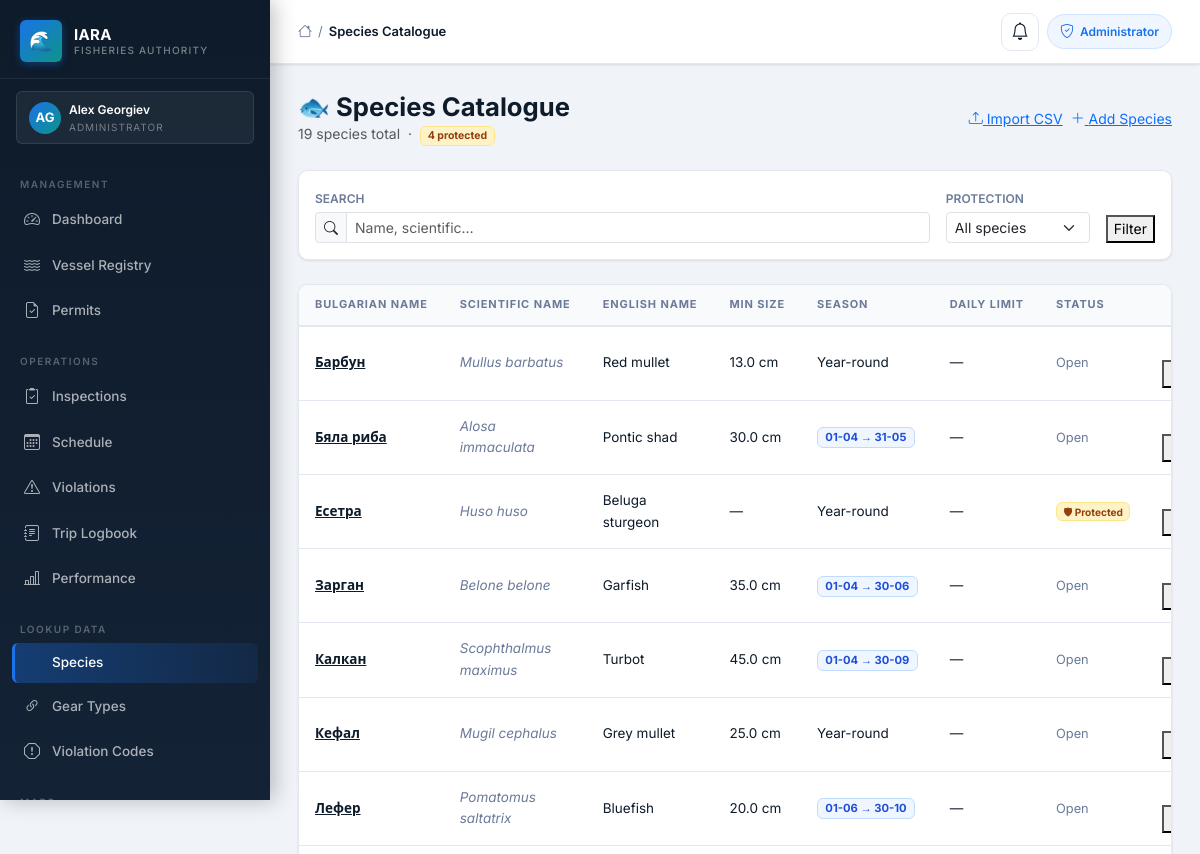
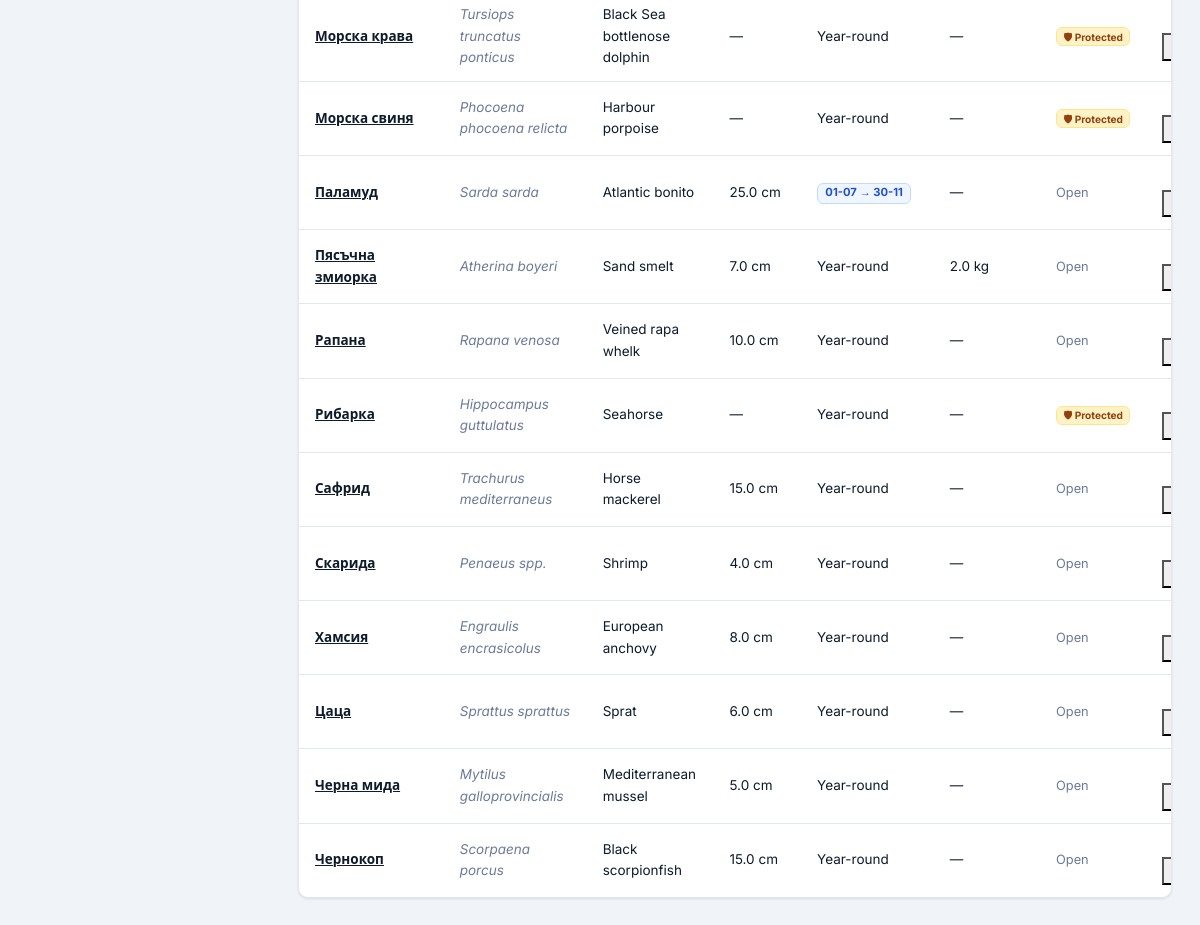
Screenshot of /admin/lookup/species (signed in) with the database file from the repository (2 pictures, top to bottom).
### iara_app/models.py (models this page shows, shortened)
class User(UserMixin, db.Model):
    __tablename__ = "users"
    id = db.Column(db.Integer, primary_key=True)
    first_name = db.Column(db.String(50), nullable=False)
    last_name = db.Column(db.String(50), nullable=False)
    email = db.Column(db.String(120), unique=True, nullable=False)
    phone = db.Column(db.String(20), nullable=False)
    role = db.Column(db.String(50), nullable=False)
    password_hash = db.Column(db.String(128), nullable=False)
    vessel_registration = db.Column(db.String(50))
    fishing_permit_number = db.Column(db.String(50))
    inspector_id = db.Column(db.Integer, db.ForeignKey("users.id"), nullable=True)
    id_number = db.Column(db.String(50))
    age_category = db.Column(db.String(20))
    created_at = db.Column(db.DateTime, default=datetime.utcnow)
    is_active = db.Column(db.Boolean, default=True)
    reset_token       = db.Column(db.String(100), nullable=True)
    reset_token_expiry = db.Column(db.DateTime, nullable=True)
    failed_logins   = db.Column(db.Integer, default=0)
    locked_until    = db.Column(db.DateTime, nullable=True)
    inspections = db.relationship("Inspection", foreign_keys="Inspection.inspector_id", backref="inspector", lazy=True)
    scheduled_inspections = db.relationship("ScheduledInspection", foreign_keys="ScheduledInspection.inspector_id", backref="assigned_inspector", lazy=True)
    created_scheduled_inspections = db.relationship("ScheduledInspection", foreign_keys="ScheduledInspection.created_by_id", backref="created_by_user", lazy=True)
    audit_logs = db.relationship("AuditLog", foreign_keys="AuditLog.user_id", backref="user", lazy=True)
    alerts = db.relationship("Alert", foreign_keys="Alert.user_id", backref="recipient", lazy=True)

class Species(db.Model):
    __tablename__ = "species"
    id              = db.Column(db.Integer, primary_key=True)
    name_bg         = db.Column(db.String(150), nullable=False, unique=True)  # BG common name
    name_en         = db.Column(db.String(150), nullable=True)
    scientific_name = db.Column(db.String(200), nullable=True)
    min_size_cm     = db.Column(db.Float, nullable=True)  # minimum legal catch size
    max_size_cm     = db.Column(db.Float, nullable=True)  # optional upper limit
    season_start    = db.Column(db.String(10), nullable=True)  # None = year-round
    season_end      = db.Column(db.String(10), nullable=True)
    daily_limit_kg  = db.Column(db.Float, nullable=True)  # per fisher per day, None = unlimited
    is_protected    = db.Column(db.Boolean, nullable=False, default=False)
    notes           = db.Column(db.Text, nullable=True)
    created_at      = db.Column(db.DateTime, default=datetime.utcnow)
    updated_at      = db.Column(db.DateTime, default=datetime.utcnow, onupdate=datetime.utcnow)

### iara_app/routes/lookup.py (the view, shortened to what this page needs)
@bp.route("/species")
@login_required
@admin_required
def species_list():
    q           = request.args.get("q", "").strip()
    protected_f = request.args.get("protected", "")
    page        = request.args.get("page", 1, type=int)
    per_page    = 20
    query = Species.query
    if protected_f == "yes":
        query = query.filter_by(is_protected=True)
    elif protected_f == "no":
        query = query.filter_by(is_protected=False)
    pagination = query.order_by(Species.name_bg).paginate(
        page=page, per_page=per_page, error_out=False
    )
    return render_template(
        "lookup/species_list.html",
        species=pagination.items,
        pagination=pagination,
        q=q,
        protected_f=protected_f,
        total=Species.query.count(),
        protected_count=Species.query.filter_by(is_protected=True).count(),
        title="Species Catalogue"
    )

### iara_app/templates/lookup/species_list.html (shortened to what this page needs)
{% extends "layout/base.html" %}
{% block content %}
<div class="d-flex align-items-center justify-content-between mb-4 gap-3 flex-wrap">
  <div>
    <h1 class="mb-0" style="font-size:1.6rem;font-weight:700;">🐟 Species Catalogue</h1>
    <p class="text-muted mb-0" style="font-size:.875rem;">
      {{ total }} species total &nbsp;·&nbsp;
      <span class="badge" style="background:#fef3c7;color:#92400e;border:1px solid #fde68a;">
        {{ protected_count }} protected
      </span>
    </p>
  </div>
  <div class="d-flex gap-2">
    <a href="{{ url_for('lookup.species_import_csv') }}" class="iara-btn iara-btn-secondary">
      <i class="bi bi-upload"></i> Import CSV
    </a>
    <a href="{{ url_for('lookup.species_add') }}" class="iara-btn iara-btn-primary">
      <i class="bi bi-plus-lg"></i> Add Species
    </a>
  </div>
</div>
<form method="get" class="iara-card p-3 mb-4 d-flex gap-3 flex-wrap align-items-end">
  <div class="flex-fill" style="min-width:200px;">
    <label class="form-label mb-1" style="font-size:.75rem;font-weight:600;color:var(--text-secondary);">SEARCH</label>
    <div class="input-group input-group-sm">
      <span class="input-group-text"><i class="bi bi-search"></i></span>
      <input type="text" name="q" class="form-control" placeholder="Name, scientific…" value="{{ q }}">
    </div>
  </div>
  <div>
    <label class="form-label mb-1" style="font-size:.75rem;font-weight:600;color:var(--text-secondary);">PROTECTION</label>
    <select name="protected" class="form-select form-select-sm" style="min-width:140px;">
      <option value="" {% if not protected_f %}selected{% endif %}>All species</option>
    </select>
  </div>
  <button type="submit" class="iara-btn iara-btn-primary iara-btn-sm">Filter</button>
</form>
{% if species %}
<div class="iara-card overflow-hidden">
  <div class="table-responsive">
    <table class="iara-table" id="species-table">
      <thead>
        <tr>
          <th>Bulgarian Name</th>
          <th>Scientific Name</th>
          <th>English Name</th>
          <th>Min Size</th>
          <th>Season</th>
          <th>Daily Limit</th>
          <th>Status</th>
          <th></th>
        </tr>
      </thead>
      <tbody>
        {% for sp in species %}
        <tr>
          <td>
            <a href="{{ url_for('lookup.species_detail', species_id=sp.id) }}"
               style="font-weight:600;color:var(--primary);">{{ sp.name_bg }}</a>
          </td>
          <td style="font-style:italic;color:var(--text-secondary);">
            {{ sp.scientific_name or '—' }}
          </td>
          <td>{{ sp.name_en or '—' }}</td>
          <td>
            {% if sp.min_size_cm %}{{ sp.min_size_cm }} cm{% else %}—{% endif %}
          </td>
          <td>
            {% if sp.season_start and sp.season_end %}
              <span class="badge" style="background:#eff6ff;color:#1d4ed8;border:1px solid #bfdbfe;font-size:.7rem;">
                {{ sp.season_start }} → {{ sp.season_end }}
              </span>
            {% else %}Year-round{% endif %}
          </td>
          <td>
            {% if sp.daily_limit_kg %}{{ sp.daily_limit_kg }} kg{% else %}—{% endif %}
          </td>
          <td>
            {% if sp.is_protected %}
            <span class="badge" style="background:#fef3c7;color:#92400e;border:1px solid #fde68a;">🛡 Protected</span>
            {% else %}
            <span style="color:var(--text-secondary);font-size:.8rem;">Open</span>
            {% endif %}
          </td>
          <td class="text-end">
            <button type="button"
              class="iara-btn iara-btn-danger iara-btn-sm"
              title="Delete"
              onclick="confirmDeleteSpecies({{ sp.id }}, '{{ sp.name_bg|replace("'", "\\'") }}')">
            </button>
          </td>
        </tr>
        {% endfor %}
      </tbody>
    </table>
  </div>
</div>
{% endif %}
{% endblock %}

### iara_app/templates/layout/base.html (shortened to what this page needs)
<!DOCTYPE html>
<html lang="en">
<head>
  <link href="https://cdn.jsdelivr.net/npm/bootstrap@5.3.2/dist/css/bootstrap.min.css" rel="stylesheet">
  <link rel="stylesheet" href="https://cdn.jsdelivr.net/npm/bootstrap-icons@1.11.3/font/bootstrap-icons.min.css">
  <link rel="stylesheet" href="{{ url_for('static', filename='css/iara_theme.css') }}">
</head>
<body>
  {% if current_user.is_authenticated %}
  <aside class="iara-sidebar">
    <a class="sidebar-brand" href="#">
      <div class="sidebar-brand-icon">🌊</div>
      <div class="sidebar-brand-text">
        <div class="sidebar-brand-name">IARA</div>
        <div class="sidebar-brand-sub">Fisheries Authority</div>
      </div>
    </a>
    <div class="sidebar-role-banner">
      <div class="sidebar-role-avatar">
        {{ current_user.first_name[0]|upper }}{{ current_user.last_name[0]|upper }}
      </div>
      <div>
        <div class="sidebar-role-name">{{ current_user.first_name }} {{ current_user.last_name }}</div>
        <div class="sidebar-role-label">
          {% if current_user.role == "administrator" %}Administrator
          {% elif current_user.role == "inspector" %}Inspector
          {% elif current_user.role == "fisherman" %}Fisherman
          {% else %}Amateur Fisher{% endif %}
        </div>
      </div>
    </div>
    <nav class="sidebar-nav">
      {% if current_user.role == "administrator" %}
      <div class="sidebar-section-label">Management</div>
      <a href="{{ url_for('admin.admin_dashboard') }}"
        class="sidebar-link {% if request.endpoint == 'admin.admin_dashboard' %}active{% endif %}">
        <i class="bi bi-speedometer2"></i> Dashboard
      </a>
      <a href="{{ url_for('admin.vessels') }}"
        class="sidebar-link {% if 'vessel' in request.endpoint %}active{% endif %}">
        <i class="bi bi-water"></i> Vessel Registry
      </a>
      <a href="{{ url_for('admin.permits') }}"
        class="sidebar-link ">
        <i class="bi bi-file-earmark-check"></i> Permits
      </a>
      <div class="sidebar-section-label" style="margin-top:8px;">Operations</div>
      <a href="{{ url_for('admin.admin_inspections') }}"
        class="sidebar-link {% if 'inspection' in request.endpoint and 'schedule' not in request.endpoint %}active{% endif %}">
        <i class="bi bi-clipboard2-check"></i> Inspections
      </a>
      <a href="{{ url_for('admin.schedule_list') }}"
        class="sidebar-link {% if 'schedule' in request.endpoint %}active{% endif %}">
        <i class="bi bi-calendar3"></i> Schedule
      </a>
      <a href="{{ url_for('admin.admin_violations') }}"
        class="sidebar-link {% if 'violation' in request.endpoint %}active{% endif %}">
        <i class="bi bi-exclamation-triangle"></i> Violations
      </a>
      <a href="{{ url_for('trips.trips_list') }}"
        class="sidebar-link {% if 'trips' in request.endpoint %}active{% endif %}">
        <i class="bi bi-journal-text"></i> Trip Logbook
      </a>
      <a href="{{ url_for('admin.admin_inspector_performance') }}"
        class="sidebar-link {% if 'performance' in request.endpoint %}active{% endif %}">
        <i class="bi bi-bar-chart-line"></i> Performance
      </a>
      <div class="sidebar-section-label" style="margin-top:8px;">Lookup Data</div>
      <a href="{{ url_for('lookup.species_list') }}"
        class="sidebar-link {% if 'species' in request.endpoint %}active{% endif %}">
         Species
      </a>
      <a href="{{ url_for('lookup.gear_list') }}"
        class="sidebar-link {% if 'gear' in request.endpoint %}active{% endif %}">
        <i class="bi bi-link-45deg"></i> Gear Types
      </a>
      <a href="{{ url_for('lookup.violation_codes_list') }}"
        class="sidebar-link {% if 'violation_code' in request.endpoint %}active{% endif %}">
        <i class="bi bi-exclamation-octagon"></i> Violation Codes
      </a>
      <div class="sidebar-section-label" style="margin-top:8px;">Maps</div>
      {% endif %}
    </nav>
  </aside>
  {% endif %}
  <div class="iara-main" {% if not current_user.is_authenticated %}style="margin-left:0;" {% endif %}>
    <header class="iara-topbar">
      <div class="topbar-breadcrumb">
        <i class="bi bi-house" style="color:var(--text-secondary);font-size:14px;"></i>
        <span class="bc-sep">/</span>
        <span class="bc-current">{{ title if title else "Dashboard" }}</span>
      </div>
      <div class="topbar-actions">
        {% if current_user.is_authenticated %}
        <a href="{{ url_for('alerts.notification_center') }}"
           id="notif-bell-btn"
           style="position:relative;display:inline-flex;align-items:center;justify-content:center;width:38px;height:38px;background:var(--surface-card);border:1px solid var(--border-color);border-radius:10px;text-decoration:none;color:var(--text-primary);transition:background .15s;"
           title="Notifications">
          <i class="bi bi-bell" style="font-size:1.1rem;"></i>
        </a>
        {% if current_user.role == "administrator" %}
        <span class="topbar-badge">
          <i class="bi bi-shield-check"></i> Administrator
        </span>
        {% elif current_user.role == "inspector" %}
        <span class="topbar-badge" style="background:#eff6ff;border-color:#bfdbfe;color:#1d4ed8;">
          <i class="bi bi-clipboard2-check"></i> Inspector
        </span>
        {% elif current_user.role == "fisherman" %}
        <span class="topbar-badge" style="background:#f0fdf4;border-color:#bbf7d0;color:#15803d;">
          <i class="bi bi-water"></i> Fisherman
        </span>
        {% else %}
        <span class="topbar-badge" style="background:#fffbeb;border-color:#fde68a;color:#b45309;">
          <i class="bi bi-person"></i> Amateur
        </span>
        {% endif %}
        {% endif %}
      </div>
    </header>
    <main class="iara-content">
      {% block content %}{% endblock %}
    </main>
  </div>
</body>
</html>

### rows the page displays
User: first_name "A", last_name "G", first_name "Alex", last_name "Georgiev"
Species: name_bg "Барбун", scientific_name "Mullus barbatus", name_en "Red mullet", min_size_cm "13.0", shows "Year-round", is_protected "Open"
Species: name_bg "Бяла риба", scientific_name "Alosa immaculata", name_en "Pontic shad", min_size_cm "30.0", season_start "01-04", season_end "31-05", is_protected "Open"
Species: name_bg "Есетра", scientific_name "Huso huso", name_en "Beluga sturgeon", shows "Year-round", is_protected "🛡 Protected"
Species: name_bg "Зарган", scientific_name "Belone belone", name_en "Garfish", min_size_cm "35.0", season_start "01-04", season_end "30-06", is_protected "Open"
Species: name_bg "Калкан", scientific_name "Scophthalmus maximus", name_en "Turbot", min_size_cm "45.0", season_start "01-04", season_end "30-09", is_protected "Open"
Species: name_bg "Кефал", scientific_name "Mugil cephalus", name_en "Grey mullet", min_size_cm "25.0", shows "Year-round", is_protected "Open"
Species: name_bg "Лефер", scientific_name "Pomatomus saltatrix", name_en "Bluefish", min_size_cm "20.0", season_start "01-06", season_end "30-10", is_protected "Open"
Species: name_bg "Морска крава", scientific_name "Tursiops truncatus ponticus", name_en "Black Sea bottlenose dolphin", shows "Year-round", is_protected "🛡 Protected"
Species: name_bg "Морска свиня", scientific_name "Phocoena phocoena relicta", name_en "Harbour porpoise", shows "Year-round", is_protected "🛡 Protected"
Species: name_bg "Паламуд", scientific_name "Sarda sarda", name_en "Atlantic bonito", min_size_cm "25.0", season_start "01-07", season_end "30-11", is_protected "Open"
Species: name_bg "Пясъчна змиорка", scientific_name "Atherina boyeri", name_en "Sand smelt", min_size_cm "7.0", shows "Year-round", daily_limit_kg "2.0", is_protected "Open"
Species: name_bg "Рапана", scientific_name "Rapana venosa", name_en "Veined rapa whelk", min_size_cm "10.0", shows "Year-round", is_protected "Open"
Species: name_bg "Рибарка", scientific_name "Hippocampus guttulatus", name_en "Seahorse", shows "Year-round", is_protected "🛡 Protected"
Species: name_bg "Сафрид", scientific_name "Trachurus mediterraneus", name_en "Horse mackerel", min_size_cm "15.0", shows "Year-round", is_protected "Open"
Species: name_bg "Скарида", scientific_name "Penaeus spp.", name_en "Shrimp", min_size_cm "4.0", shows "Year-round", is_protected "Open"
Species: name_bg "Хамсия", scientific_name "Engraulis encrasicolus", name_en "European anchovy", min_size_cm "8.0", shows "Year-round", is_protected "Open"
Species: name_bg "Цаца", scientific_name "Sprattus sprattus", name_en "Sprat", min_size_cm "6.0", shows "Year-round", is_protected "Open"
Species: name_bg "Черна мида", scientific_name "Mytilus galloprovincialis", name_en "Mediterranean mussel", min_size_cm "5.0", shows "Year-round", is_protected "Open"
Species: name_bg "Чернокоп", scientific_name "Scorpaena porcus", name_en "Black scorpionfish", min_size_cm "15.0", shows "Year-round", is_protected "Open"

### other values shown
{{ title if title else "Dashboard" }} "Species Catalogue"
{{ total }} "19"
{{ protected_count }} "4"
